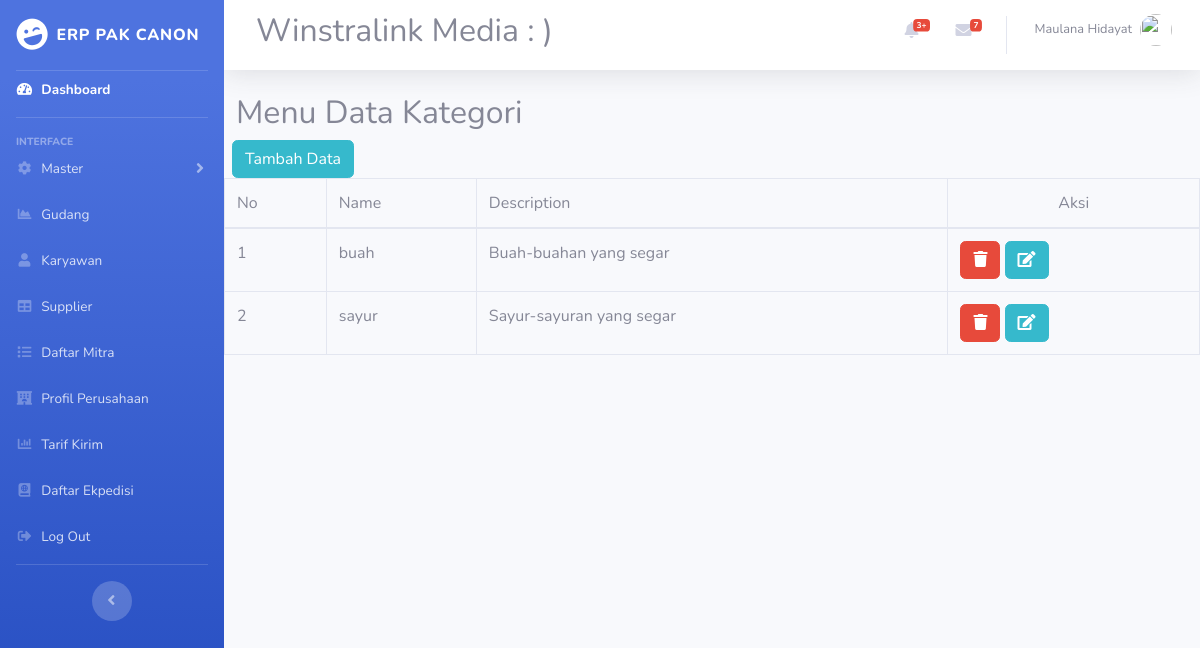
Page /index.php/kategori on the committed database.
### tables this page shows
CREATE TABLE `tbl_category` (
  `id` int(3) NOT NULL,
  `name` varchar(30) NOT NULL,
  `description` varchar(50) NOT NULL
);

### application/controllers/Kategori.php (called while the page is built)
<?php
class Kategori extends CI_Controller
{
    public function index(){
        $topik['judul'] = 'Halaman Menu Kategori';
        $data['kategori'] = $this->m_kategori->tampil_data();
        $this->load->view('templates/header',$topik);
        $this->load->view('kategori/index',$data);
        $this->load->view('templates/footer');
    }
}

### index.php (called while the page is built, shortened)
<?php
require_once BASEPATH.'core/CodeIgniter.php';

### application/models/m_kategori.php (called while the page is built)
<?php
class M_kategori extends CI_Model{
    public function tampil_data(){
        return $this->db->get('tbl_category')->result_array();
    }
}

### application/views/kategori/index.php (the view, shortened to what this page needs)
<div class="content-wrapper col-12">
<section class="content-header ml mt-2 auto">
<h2>
    Menu Data Kategori
</div>
<div>
<div class="">
<a href="<?= base_url('karyawan/tambah');?>" class="btn btn-info ml-2">Tambah Data</a>
<div class="table-responsive">
<table class="table table-bordered" id="dataTable" width="100%" cellspacing="0">
<thead>
<tr>
    <td>No</td>
    <td class="center">Name</td>
    <td class="center">Description</td>
    <td style="text-align:center;">Aksi</td>
</tr>
</thead>
<tbody>
<tr>
    <?php $i=1;?>
    <?php foreach ($kategori as $ktg) :?>
    <td><?=$i;?></td>
    <td><?=$ktg['name'];?></td>
    <td><?=$ktg['description'];?></td>
    <td>
        <a href="<?=base_url();?>karyawan/hapus/<?=$ktg['id'];?>" class="btn btn-danger" onclick="return confirm('Yakin ingin dihapus');"><i class="fas fa-trash"></i></a>
        <a href="<?=base_url();?>karyawan/edit/<?=$ktg['id'];?>" class="btn btn-info"><i class="fas fa-edit"></i></a>
    </td>
</tr>
<?php $i++;?>
    <?php endforeach;?>
</tbody>
</table>
    </div>
</div>

### rows in the picture
tbl_category: name "buah", description "Buah-buahan yang segar"
tbl_category: name "sayur", description "Sayur-sayuran yang segar"
